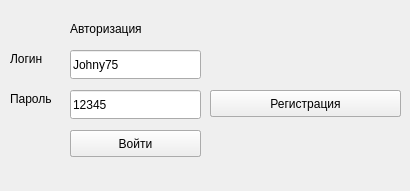
<?xml version="1.0" encoding="UTF-8"?>
<ui version="4.0">
 <class>authorization</class>
 <widget class="QWidget" name="authorization">
  <property name="geometry">
   <rect>
    <x>0</x>
    <y>0</y>
    <width>410</width>
    <height>191</height>
   </rect>
  </property>
  <property name="minimumSize">
   <size>
    <width>410</width>
    <height>191</height>
   </size>
  </property>
  <property name="windowTitle">
   <string>Form</string>
  </property>
  <widget class="QLabel" name="label">
   <property name="geometry">
    <rect>
     <x>70</x>
     <y>20</y>
     <width>101</width>
     <height>17</height>
    </rect>
   </property>
   <property name="text">
    <string>Авторизация</string>
   </property>
  </widget>
  <widget class="QLineEdit" name="login">
   <property name="geometry">
    <rect>
     <x>70</x>
     <y>50</y>
     <width>131</width>
     <height>29</height>
    </rect>
   </property>
   <property name="text">
    <string>Johny75</string>
   </property>
  </widget>
  <widget class="QLabel" name="label_2">
   <property name="geometry">
    <rect>
     <x>10</x>
     <y>50</y>
     <width>62</width>
     <height>17</height>
    </rect>
   </property>
   <property name="text">
    <string>Логин</string>
   </property>
  </widget>
  <widget class="QLabel" name="label_4">
   <property name="geometry">
    <rect>
     <x>10</x>
     <y>90</y>
     <width>62</width>
     <height>17</height>
    </rect>
   </property>
   <property name="text">
    <string>Пароль</string>
   </property>
  </widget>
  <widget class="QPushButton" name="quest">
   <property name="geometry">
    <rect>
     <x>210</x>
     <y>90</y>
     <width>191</width>
     <height>27</height>
    </rect>
   </property>
   <property name="font">
    <font>
     <italic>false</italic>
     <underline>true</underline>
    </font>
   </property>
   <property name="text">
    <string>Ещё не зарегестрированы?</string>
   </property>
  </widget>
  <widget class="QPushButton" name="ok">
   <property name="geometry">
    <rect>
     <x>70</x>
     <y>130</y>
     <width>131</width>
     <height>27</height>
    </rect>
   </property>
   <property name="text">
    <string>Авторизоваться</string>
   </property>
  </widget>
  <widget class="QLineEdit" name="editPassword">
   <property name="geometry">
    <rect>
     <x>70</x>
     <y>90</y>
     <width>131</width>
     <height>29</height>
    </rect>
   </property>
   <property name="text">
    <string>12345</string>
   </property>
  </widget>
  <widget class="QPushButton" name="registration">
   <property name="geometry">
    <rect>
     <x>210</x>
     <y>90</y>
     <width>191</width>
     <height>27</height>
    </rect>
   </property>
   <property name="text">
    <string>Регистрация</string>
   </property>
  </widget>
  <widget class="QPushButton" name="authoriz">
   <property name="geometry">
    <rect>
     <x>70</x>
     <y>130</y>
     <width>131</width>
     <height>27</height>
    </rect>
   </property>
   <property name="text">
    <string>Войти</string>
   </property>
  </widget>
  <action name="actionRegistration">
   <property name="text">
    <string>registration</string>
   </property>
   <property name="toolTip">
    <string>Open new window with registration</string>
   </property>
  </action>
  <action name="actionAuth">
   <property name="text">
    <string>auth</string>
   </property>
  </action>
 </widget>
 <resources/>
 <connections/>
</ui>
